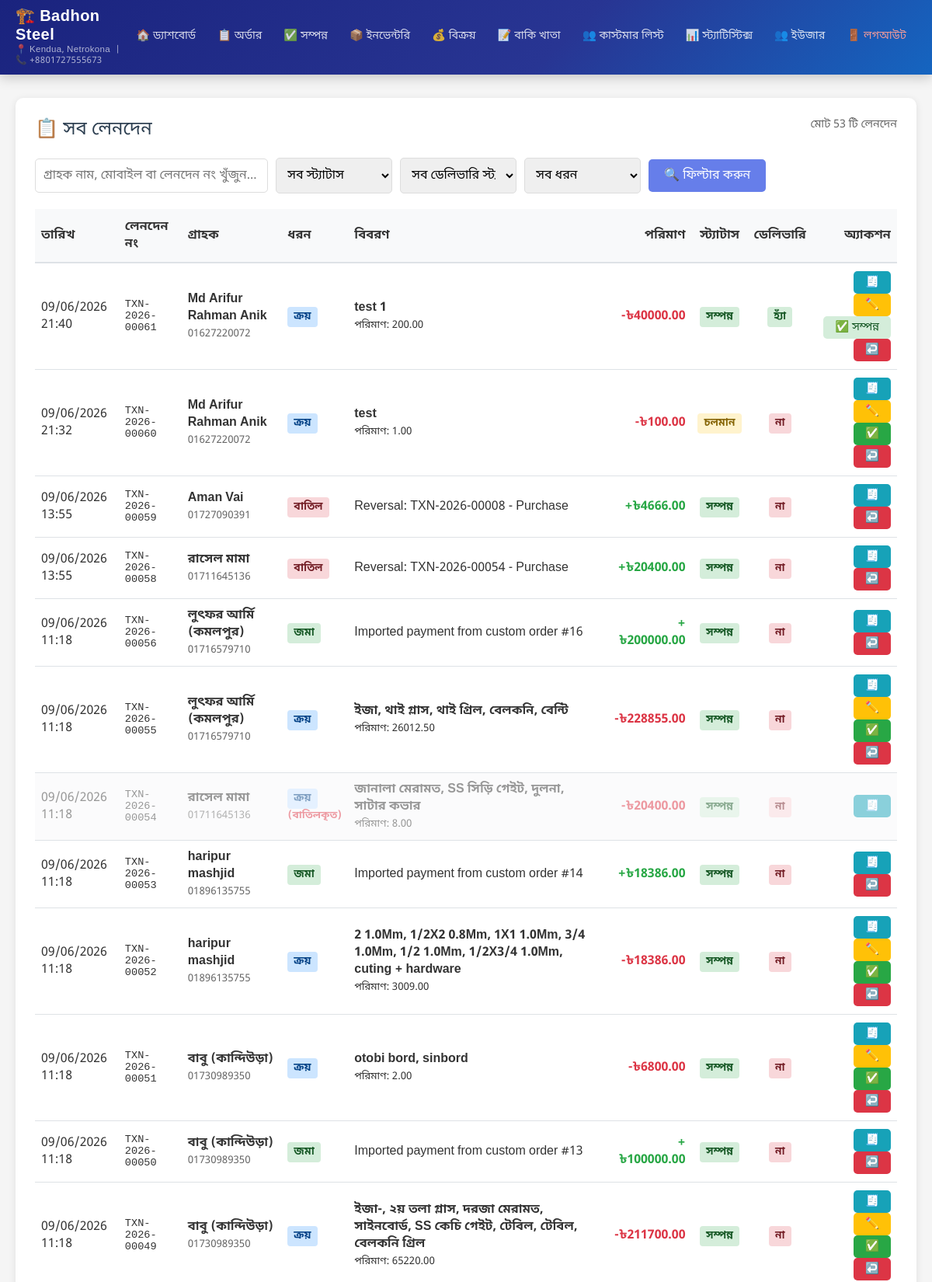
Page /admin-panel/transactions/transactions/ (signed in, upper part) on the committed database.
### transactions/models.py (models this page shows, shortened)
class Transaction(models.Model):
    TRANSACTION_TYPE_CHOICES = [
        ('submission', 'Submission (Deposit)'),
        ('purchase', 'Purchase'),
        ('withdrawal', 'Withdrawal'),
        ('adjustment', 'Adjustment'),
        ('reversal', 'Reversal'),
    ]
    STATUS_CHOICES = [
        ('pending', 'চলমান'),
        ('ready', 'প্রস্তুত'),
        ('completed', 'সম্পন্ন'),
        ('cancelled', 'বাতিল'),
    ]
    DELIVERY_STATUS_CHOICES = [
        ('not_delivered', 'ডেলিভারি হয়নি'),
        ('delivered', 'ডেলিভারি সম্পন্ন'),
    ]
    is_edited = models.BooleanField(default=False, verbose_name='Is Edited')
    original_transaction = models.ForeignKey('self', on_delete=models.SET_NULL, null=True, blank=True,
                                             related_name='edited_versions', verbose_name='Original Transaction')
    transaction_number = models.CharField(max_length=50, unique=True, verbose_name='Transaction Number', editable=False)
    customer = models.ForeignKey('Customer', on_delete=models.PROTECT, related_name='transactions', verbose_name='Customer')
    transaction_type = models.CharField(max_length=20, choices=TRANSACTION_TYPE_CHOICES, verbose_name='Transaction Type')
    amount = models.DecimalField(max_digits=10, decimal_places=2, verbose_name='Amount')
    balance_before = models.DecimalField(max_digits=10, decimal_places=2, verbose_name='Balance Before', default=0)
    balance_after = models.DecimalField(max_digits=10, decimal_places=2, verbose_name='Balance After', default=0)
    item_name = models.CharField(max_length=200, verbose_name='Item Name', blank=True)
    item_description = models.TextField(verbose_name='Item Description', blank=True)
    item_quantity = models.DecimalField(max_digits=10, decimal_places=2, verbose_name='Quantity', null=True, blank=True)
    item_unit_price = models.DecimalField(max_digits=10, decimal_places=2, verbose_name='Unit Price', null=True, blank=True)
    inventory_product = models.ForeignKey('shop.InventoryProduct', on_delete=models.SET_NULL, null=True, blank=True,
                                          verbose_name='Inventory Product')
    item_discount_percentage = models.DecimalField(max_digits=5, decimal_places=2, default=0, verbose_name='Item Discount (%)')
    item_discount_amount = models.DecimalField(max_digits=10, decimal_places=2, default=0, verbose_name='Item Discount Amount')
    total_discount_percentage = models.DecimalField(max_digits=5, decimal_places=2, default=0, verbose_name='Total Discount (%)')
    total_discount_amount = models.DecimalField(max_digits=10, decimal_places=2, default=0, verbose_name='Total Discount Amount')
    gross_amount = models.DecimalField(max_digits=10, decimal_places=2, default=0, verbose_name='Gross Amount')
    status = models.CharField(max_length=20, choices=STATUS_CHOICES, default='pending', verbose_name='Order Status')
    delivery_status = models.CharField(max_length=20, choices=DELIVERY_STATUS_CHOICES, default='not_delivered', verbose_name='Delivery Status')
    notes = models.TextField(verbose_name='Notes', blank=True)
    order_date = models.DateField(default=timezone.now, verbose_name='Order Date')
    delivery_date = models.DateField(null=True, blank=True, verbose_name='Delivery Date')
    payment_date = models.DateField(null=True, blank=True, verbose_name='Payment Due Date')
    reverses_transaction = models.ForeignKey('self', on_delete=models.SET_NULL, null=True, blank=True,
                                             related_name='reversed_by_transactions', verbose_name='Reversed Transaction')
    is_reversed = models.BooleanField(default=False, verbose_name='Is Reversed')
    created_by = models.ForeignKey('auth.User', on_delete=models.SET_NULL, null=True, blank=True, verbose_name='Created By')
    created_at = models.DateTimeField(auto_now_add=True, verbose_name='Created At')
    updated_at = models.DateTimeField(auto_now=True, verbose_name='Updated At')
    class Meta:
        verbose_name = 'Transaction'
        verbose_name_plural = 'Transactions'
        ordering = ['-created_at']
        indexes = [
            models.Index(fields=['customer', '-created_at']),
            models.Index(fields=['transaction_type', 'status']),
            models.Index(fields=['transaction_number']),
        ]

class Customer(models.Model):
    name = models.CharField(max_length=200, verbose_name='Customer Name')
    mobile_number = models.CharField(max_length=20, unique=True, verbose_name='Mobile Number')
    address = models.TextField(verbose_name='Address', blank=True)
    current_balance = models.DecimalField(max_digits=10, decimal_places=2, verbose_name='Current Balance', default=0)
    created_at = models.DateTimeField(auto_now_add=True, verbose_name='Created At')
    updated_at = models.DateTimeField(auto_now=True, verbose_name='Updated At')
    class Meta:
        verbose_name = 'Customer'
        verbose_name_plural = 'Customers'
        ordering = ['-created_at']

### transactions/views.py (the view)
# urls.py: path('transactions/', views.transaction_list_all, name='transaction_list_all'),
@login_required
def transaction_list_all(request):
    status_filter = request.GET.get('status', '')
    delivery_status_filter = request.GET.get('delivery_status', '')
    transaction_type = request.GET.get('type', '')
    search_query = request.GET.get('search', '')
    transactions = Transaction.objects.all().order_by('-created_at')
    if status_filter:
        transactions = transactions.filter(status=status_filter)
    if delivery_status_filter:
        transactions = transactions.filter(delivery_status=delivery_status_filter)
    if transaction_type:
        transactions = transactions.filter(transaction_type=transaction_type)
    if search_query:
        transactions = transactions.filter(
            Q(customer__name__icontains=search_query) |
            Q(customer__mobile_number__icontains=search_query) |
            Q(transaction_number__icontains=search_query)
        )
    paginator = Paginator(transactions, 50)
    page_number = request.GET.get('page')
    page_obj = paginator.get_page(page_number)
    context = {
        'page_obj': page_obj,
        'transactions': page_obj.object_list,
        'status_filter': status_filter,
        'delivery_status_filter': delivery_status_filter,
        'transaction_type': transaction_type,
        'search_query': search_query,
        'total_transactions': transactions.count(),
    }
    return render(request, 'transactions/transaction_list_all.html', context)

### transactions/templates/transactions/transaction_list_all.html (shortened to what this page needs)
{% extends 'admin_panel/base.html' %}
{% load static %}
{% block content %}
<div class="card">
    <div class="card-title">
        📋 সব লেনদেন
        <div style="float: right; display: flex; gap: 10px; align-items: center;">
            <div style="font-size: 0.9rem; color: #666;">
                {% if page_obj %}
                মোট {{ page_obj.paginator.count }} টি লেনদেন
                {% endif %}
            </div>
        </div>
    </div>
    <div style="margin-bottom: 20px;">
        <form method="get" id="filterForm" style="display: flex; gap: 10px; align-items: center; flex-wrap: wrap;">
            <input type="text"
                   name="search"
                   value="{{ search_query }}"
                   placeholder="গ্রাহক নাম, মোবাইল বা লেনদেন নং খুঁজুন..."
                   class="form-control"
                   style="max-width: 300px;">
            <select name="status" class="form-control" style="max-width: 150px;">
                <option value="">সব স্ট্যাটাস</option>
            </select>
            <select name="delivery_status" class="form-control" style="max-width: 150px;">
                <option value="">সব ডেলিভারি স্ট্যাটাস</option>
            </select>
            <select name="type" class="form-control" style="max-width: 150px;">
                <option value="">সব ধরন</option>
            </select>
            <button type="submit" class="btn btn-primary">🔍 ফিল্টার করুন</button>
        </form>
    </div>
    {% if transactions %}
    <div style="overflow-x: auto;">
        <table style="width: 100%; border-collapse: collapse;">
            <thead>
                <tr style="background-color: #f8f9fa; border-bottom: 2px solid #dee2e6;">
                    <th style="padding: 12px 8px; text-align: left; font-weight: 600;">তারিখ</th>
                    <th style="padding: 12px 8px; text-align: left; font-weight: 600;">লেনদেন নং</th>
                    <th style="padding: 12px 8px; text-align: left; font-weight: 600;">গ্রাহক</th>
                    <th style="padding: 12px 8px; text-align: left; font-weight: 600;">ধরন</th>
                    <th style="padding: 12px 8px; text-align: left; font-weight: 600;">বিবরণ</th>
                    <th style="padding: 12px 8px; text-align: right; font-weight: 600;">পরিমাণ</th>
                    <th style="padding: 12px 8px; text-align: center; font-weight: 600;">স্ট্যাটাস</th>
                    <th style="padding: 12px 8px; text-align: center; font-weight: 600;">ডেলিভারি</th>
                    <th style="padding: 12px 8px; text-align: right; font-weight: 600;">অ্যাকশন</th>
                </tr>
            </thead>
            <tbody>
                {% for txn in transactions %}
                <tr style="border-bottom: 1px solid #dee2e6; {% if txn.is_reversed %}opacity: 0.5; background: #f8f9fa;{% endif %}">
                    <td style="padding: 10px 8px;">{{ txn.created_at|date:"d/m/Y H:i" }}</td>
                    <td style="padding: 10px 8px; font-family: monospace; font-size: 0.85rem;">{{ txn.transaction_number }}</td>
                    <td style="padding: 10px 8px;">
                        <strong>{{ txn.customer.name }}</strong><br>
                        <small style="color: #666;">{{ txn.customer.mobile_number }}</small>
                    </td>
                    <td style="padding: 10px 8px;">
                        {% if txn.transaction_type == 'submission' %}
                        <span style="padding: 4px 8px; border-radius: 4px; background: #d4edda; color: #155724; font-weight: 600; font-size: 0.85rem;">জমা</span>
                        {% elif txn.transaction_type == 'purchase' %}
                        <span style="padding: 4px 8px; border-radius: 4px; background: #cce5ff; color: #004085; font-weight: 600; font-size: 0.85rem;">ক্রয়</span>
                        {% elif txn.transaction_type == 'withdrawal' %}
                        <span style="padding: 4px 8px; border-radius: 4px; background: #fff3cd; color: #856404; font-weight: 600; font-size: 0.85rem;">উত্তোলন</span>
                        {% elif txn.transaction_type == 'reversal' %}
                        <span style="padding: 4px 8px; border-radius: 4px; background: #f8d7da; color: #721c24; font-weight: 600; font-size: 0.85rem;">বাতিল</span>
                        {% else %}
                        <span style="padding: 4px 8px; border-radius: 4px; background: #e2e3e5; color: #383d41; font-weight: 600; font-size: 0.85rem;">{{ txn.get_transaction_type_display }}</span>
                        {% endif %}
                        {% if txn.is_reversed %}
                        <br><small style="color: #dc3545; font-weight: 600;">(বাতিলকৃত)</small>
                        {% endif %}
                    </td>
                    <td style="padding: 10px 8px;">
                        {% if txn.transaction_type == 'purchase' %}
                            <strong>{{ txn.item_name }}</strong>
                            {% if txn.item_quantity %}<br><small>পরিমাণ: {{ txn.item_quantity }}</small>{% endif %}
                        {% elif txn.notes %}
                            {{ txn.notes|truncatewords:10 }}
                        {% else %}
                            -
                        {% endif %}
                    </td>
                    <td style="padding: 10px 8px; text-align: right; font-weight: 700;">
                        {% if txn.transaction_type == 'submission' %}
                        <span style="color: #28a745;">+৳{{ txn.amount|floatformat:2 }}</span>
                        {% elif txn.transaction_type == 'purchase' or txn.transaction_type == 'withdrawal' %}
                        <span style="color: #dc3545;">-৳{{ txn.amount|floatformat:2 }}</span>
                        {% elif txn.transaction_type == 'reversal' %}
                            {% if txn.reverses_transaction.transaction_type == 'submission' %}
                            <span style="color: #dc3545;">-৳{{ txn.amount|floatformat:2 }}</span>
                            {% else %}
                            <span style="color: #28a745;">+৳{{ txn.amount|floatformat:2 }}</span>
                            {% endif %}
                        {% else %}
                        ৳{{ txn.amount|floatformat:2 }}
                        {% endif %}
                    </td>
                    <td style="padding: 10px 8px; text-align: center;">
                        {% if txn.status == 'pending' %}
                        <span style="padding: 4px 8px; border-radius: 4px; background: #fff3cd; color: #856404; font-weight: 600; font-size: 0.85rem;">চলমান</span>
                        {% elif txn.status == 'ready' %}
                        <span style="padding: 4px 8px; border-radius: 4px; background: #cfe2ff; color: #084298; font-weight: 600; font-size: 0.85rem;">প্রস্তুত</span>
                        {% elif txn.status == 'completed' %}
                        <span style="padding: 4px 8px; border-radius: 4px; background: #d4edda; color: #155724; font-weight: 600; font-size: 0.85rem;">সম্পন্ন</span>
                        {% elif txn.status == 'cancelled' %}
                        <span style="padding: 4px 8px; border-radius: 4px; background: #f8d7da; color: #721c24; font-weight: 600; font-size: 0.85rem;">বাতিল</span>
                        {% endif %}
                    </td>
                    <td style="padding: 10px 8px; text-align: center;">
                        {% if txn.delivery_status == 'not_delivered' %}
                        <span style="padding: 4px 8px; border-radius: 4px; background: #f8d7da; color: #721c24; font-weight: 600; font-size: 0.85rem;">না</span>
                        {% elif txn.delivery_status == 'delivered' %}
                        <span style="padding: 4px 8px; border-radius: 4px; background: #d4edda; color: #155724; font-weight: 600; font-size: 0.85rem;">হ্যাঁ</span>
                        {% endif %}
                    </td>
                    <td style="padding: 10px 8px; text-align: right;">
                        <a href="{% url 'transactions:transaction_voucher' pk=txn.pk %}" class="btn btn-sm btn-info" title="ভাউচার দেখুন">🧾</a>
                        {% if txn.transaction_type == 'purchase' and not txn.is_reversed %}
                        <a href="{% url 'transactions:transaction_edit' pk=txn.pk %}" class="btn btn-sm btn-warning" title="সম্পাদনা করুন">✏️</a>
                        {% if txn.delivery_status != 'delivered' %}
                        <a href="{% url 'transactions:transaction_complete' pk=txn.pk %}" class="btn btn-sm btn-success" title="সম্পন্ন করুন" onclick="return confirm('এই অর্ডার সম্পন্ন করতে চান?')">✅</a>
                        {% else %}
                        <span class="btn btn-sm" style="background: #d4edda; color: #155724; cursor: default;" title="ডেলিভারি সম্পন্ন">✅ সম্পন্ন</span>
                        {% endif %}
                        {% endif %}
                        {% if not txn.is_reversed %}
                        <a href="{% url 'transactions:transaction_reverse' pk=txn.pk %}" class="btn btn-sm btn-danger" title="বাতিল করুন" onclick="return confirm('এই লেনদেন বাতিল করতে চান?')">↩️</a>
                        {% endif %}
                    </td>
                </tr>
                {% endfor %}
            </tbody>
        </table>
    </div>
    {% else %}
    <div style="text-align: center; padding: 40px; color: #666;">
        <div style="font-size: 3rem; margin-bottom: 10px;">📊</div>
        <h3>কোনো লেনদেন নেই</h3>
        <p>নির্বাচিত ফিল্টারের সাথে কোনো লেনদেন পাওয়া যায়নি!</p>
    </div>
    {% endif %}
</div>
{% endblock %}

### rows in the picture
Transaction: created_at "09/06/2026 21:40", transaction_number "TXN-2026-00061", customer.name "Md Arifur Rahman Anik", customer.mobile_number "01627220072", transaction_type "ক্রয়", item_name "test 1", item_quantity "200.00", amount "40000.00", status "সম্পন্ন", delivery_status "হ্যাঁ"
Transaction: created_at "09/06/2026 21:32", transaction_number "TXN-2026-00060", customer.name "Md Arifur Rahman Anik", customer.mobile_number "01627220072", transaction_type "ক্রয়", item_name "test", item_quantity "1.00", amount "100.00", status "চলমান", delivery_status "না"
Transaction: created_at "09/06/2026 13:55", transaction_number "TXN-2026-00059", customer.name "Aman Vai", customer.mobile_number "01727090391", transaction_type "বাতিল", notes "Reversal: TXN-2026-00008 - Purchase", amount "4666.00", status "সম্পন্ন", delivery_status "না"
Transaction: created_at "09/06/2026 13:55", transaction_number "TXN-2026-00058", customer.name "রাসেল মামা", customer.mobile_number "01711645136", transaction_type "বাতিল", notes "Reversal: TXN-2026-00054 - Purchase", amount "20400.00", status "সম্পন্ন", delivery_status "না"
Transaction: created_at "09/06/2026 11:18", transaction_number "TXN-2026-00056", customer.name "লুৎফর আর্মি (কমলপুর)", customer.mobile_number "01716579710", transaction_type "জমা", notes "Imported payment from custom order #16", amount "200000.00", status "সম্পন্ন", delivery_status "না"
Transaction: created_at "09/06/2026 11:18", transaction_number "TXN-2026-00055", customer.name "লুৎফর আর্মি (কমলপুর)", customer.mobile_number "01716579710", transaction_type "ক্রয়", item_name "ইজা, থাই গ্লাস, থাই গ্রিল, বেলকনি, বেন্টি", item_quantity "26012.50", amount "228855.00", status "সম্পন্ন", delivery_status "না"
Transaction: created_at "09/06/2026 11:18", transaction_number "TXN-2026-00054", customer.name "রাসেল মামা", customer.mobile_number "01711645136", transaction_type "ক্রয়", is_reversed "(বাতিলকৃত)", item_name "জানালা মেরামত, SS সিড়ি গেইট, দুলনা, সাটার কভার", item_quantity "8.00", amount "20400.00", status "সম্পন্ন", delivery_status "না"
Transaction: created_at "09/06/2026 11:18", transaction_number "TXN-2026-00053", customer.name "haripur mashjid", customer.mobile_number "01896135755", transaction_type "জমা", notes "Imported payment from custom order #14", amount "18386.00", status "সম্পন্ন", delivery_status "না"
Transaction: created_at "09/06/2026 11:18", transaction_number "TXN-2026-00052", customer.name "haripur mashjid", customer.mobile_number "01896135755", transaction_type "ক্রয়", item_name "2 1.0Mm, 1/2X2 0.8Mm, 1X1 1.0Mm, 3/4 1.0Mm, 1/2 1.0Mm, 1/2X3/4 1.0Mm, cuting + hardware", item_quantity "3009.00", amount "18386.00", status "সম্পন্ন", delivery_status "না"
Transaction: created_at "09/06/2026 11:18", transaction_number "TXN-2026-00051", customer.name "বাবু (কান্দিউড়া)", customer.mobile_number "01730989350", transaction_type "ক্রয়", item_name "otobi bord, sinbord", item_quantity "2.00", amount "6800.00", status "সম্পন্ন", delivery_status "না"
Transaction: created_at "09/06/2026 11:18", transaction_number "TXN-2026-00050", customer.name "বাবু (কান্দিউড়া)", customer.mobile_number "01730989350", transaction_type "জমা", notes "Imported payment from custom order #13", amount "100000.00", status "সম্পন্ন", delivery_status "না"
Transaction: created_at "09/06/2026 11:18", transaction_number "TXN-2026-00049", customer.name "বাবু (কান্দিউড়া)", customer.mobile_number "01730989350", transaction_type "ক্রয়", item_name "ইজা-, ২য় তলা গ্লাস, দরজা মেরামত, সাইনবোর্ড, SS কেচি গেইট, টেবিল, টেবিল, বেলকনি গ্রিল", item_quantity "65220.00", amount "211700.00", status "সম্পন্ন", delivery_status "না"

### other values in the picture
{{ page_obj.paginator.count }} "53"
